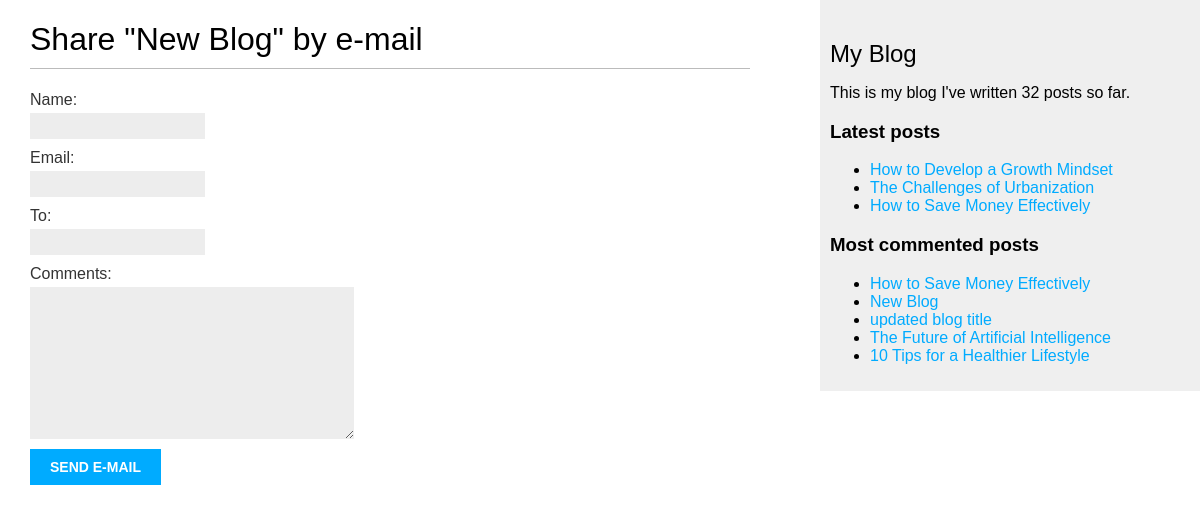
/blog/1/share/, run on an earlier commit of the app's database.
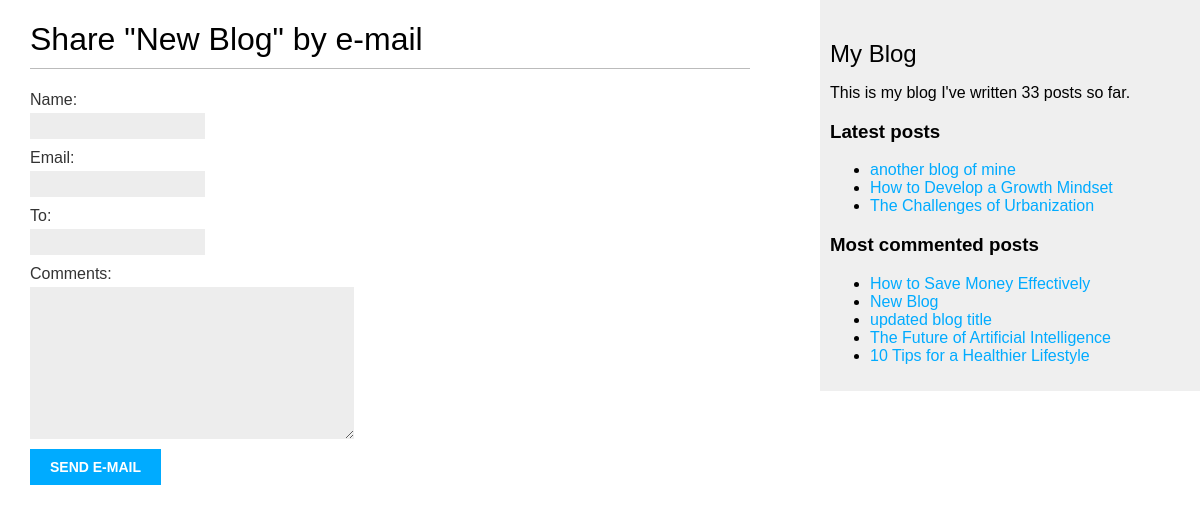
And on a later commit of the database.
### blog/models.py (models this page shows, shortened)
class Post(models.Model):
    class Status(models.TextChoices):
        DRAFT = 'DF', 'Draft'
        PUBLISHED = 'PB', 'Published'
    title = models.CharField(max_length=250)
    body = models.TextField()
    slug = models.SlugField(
        max_length=250,
        unique_for_date='publish'
    )
    author = models.ForeignKey(
        settings.AUTH_USER_MODEL,
        on_delete=models.CASCADE,
        related_name='blog_posts'
    )
    publish = models.DateTimeField(default=timezone.now)
    created = models.DateTimeField(auto_now_add=True)
    updated = models.DateTimeField(auto_now=True)
    status = models.CharField(
        max_length=2,
        choices=Status,
        default=Status.DRAFT
    )
    tags = TaggableManager()
    objects = models.Manager()
    published = PublishedManager()
    class Meta:
        ordering = ['-publish']
        indexes = [
            models.Index(
                fields=['-publish'],
            )
        ]
    def get_absolute_url(self):
        return reverse(
            "blog:post_detail",
            args=[
                self.publish.year,
                self.publish.month,
                self.publish.day,
                self.slug
            ]
        )

### blog/views.py (the view)
# urls.py: path('<int:post_id>/share/', views.post_share, name='post_share'),
def post_share(request, post_id):
    post = get_object_or_404(
        Post,
        id=post_id,
        status=Post.Status.PUBLISHED
    )
    sent = False
    if request.method == 'POST':
        form = EmailPostForm(request.POST)
        if form.is_valid():
            cd = form.cleaned_data
            post_url = request.build_absolute_uri(
                post.get_absolute_url()
            )
            subject = (
                f"{cd['name']} ({cd['email']}) "
                f"recommends you read {post.title}"
            )
            message = (
                f"Read {post.title} at {post_url}\n\n"
                f"{cd['name']}\'s comments: {cd['comments']}"
            )
            send_mail(
                subject=subject,
                message=message,
                from_email=None,
                recipient_list=[cd['to']]
            )
            sent = True
    else:
        form = EmailPostForm()
    return render(
        request,
        'blog/post/share.html',
        {
            'post': post,
            'form': form,
            'sent': sent,
        }
    )

### blog/forms.py
class EmailPostForm(forms.Form):
    name = forms.CharField(max_length=50)
    email = forms.EmailField()
    to = forms.EmailField()
    comments = forms.CharField(
        required=False,
        widget=forms.Textarea
    )

### blog/models.py (called while the page is built)
    def get_queryset(self):
        return super().get_queryset().filter(status=Post.Status.PUBLISHED)

### blog/templatetags/blog_tags.py (called while the page is built)
@register.simple_tag
def total_posts():
    return Post.published.count()

@register.inclusion_tag('blog/post/latest_posts.html')
def show_latest_posts(count=5):
    latest_posts = Post.published.order_by('-publish')[:count]
    return { 'latest_posts': latest_posts }

@register.simple_tag
def get_most_commented_posts(count=5):
    return Post.published.annotate(
        total_comments=Count('comments')
    ).order_by('-total_comments')[:count]

### blog/templates/blog/post/share.html (shortened to what this page needs)
{% extends "blog/base.html" %}
{% block content %}
    {% if sent %}
        <h1>Email successfully sent</h1>
        <p>
            "{{ post.title }} was successfully sent to {{ form.cleaned_data.to }}."
        </p>
    {% else %}
        <h1>Share "{{ post.title }}" by e-mail</h1>
        <form method="post">
            {{ form.as_p }}
            <input type="submit" value="Send E-mail">
        </form>
    {% endif %}
{% endblock content %}

### blog/templates/blog/base.html (shortened to what this page needs)
{% load blog_tags %}
{% load static %}
<!DOCTYPE html>
<html lang="en">
<head>
    <link rel="stylesheet" href="{% static "css/blog.css" %}">
</head>
<body>
    <div id="content">
        {% block content %}{% endblock content %}
    </div>
    <div id="sidebar">
        <h2>My Blog</h2>
        <p>
            This is my blog
            I've written {% total_posts %} posts so far.
        </p>
        <h3>Latest posts</h3>
        {% show_latest_posts 3 %}
        <h3>Most commented posts</h3>
        {% get_most_commented_posts as most_commented_posts %}
        <ul>
            {% for post in most_commented_posts %}
                <li>
                    <a href="{{ post.get_absolute_url }}">
                        {{ post.title }}
                    </a>
                </li>
            {% endfor %}
        </ul>
    </div>
</body>
</html>

### blog/templates/blog/post/latest_posts.html
<ul>
    {% for post in latest_posts %}
        <li>
            <a href="{{ post.get_absolute_url }}">
                {{ post.title }}
            </a>
        </li>
    {% endfor %}
</ul>

What changed in the data, as far as the page shows it:
no longer on one of the page's lists (row unchanged): Post: title "How to Save Money Effectively"
added Post: title "another blog of mine", shown under "Latest posts"
Also different on the page:
text no longer shown: "32"
text now shown: "33"
